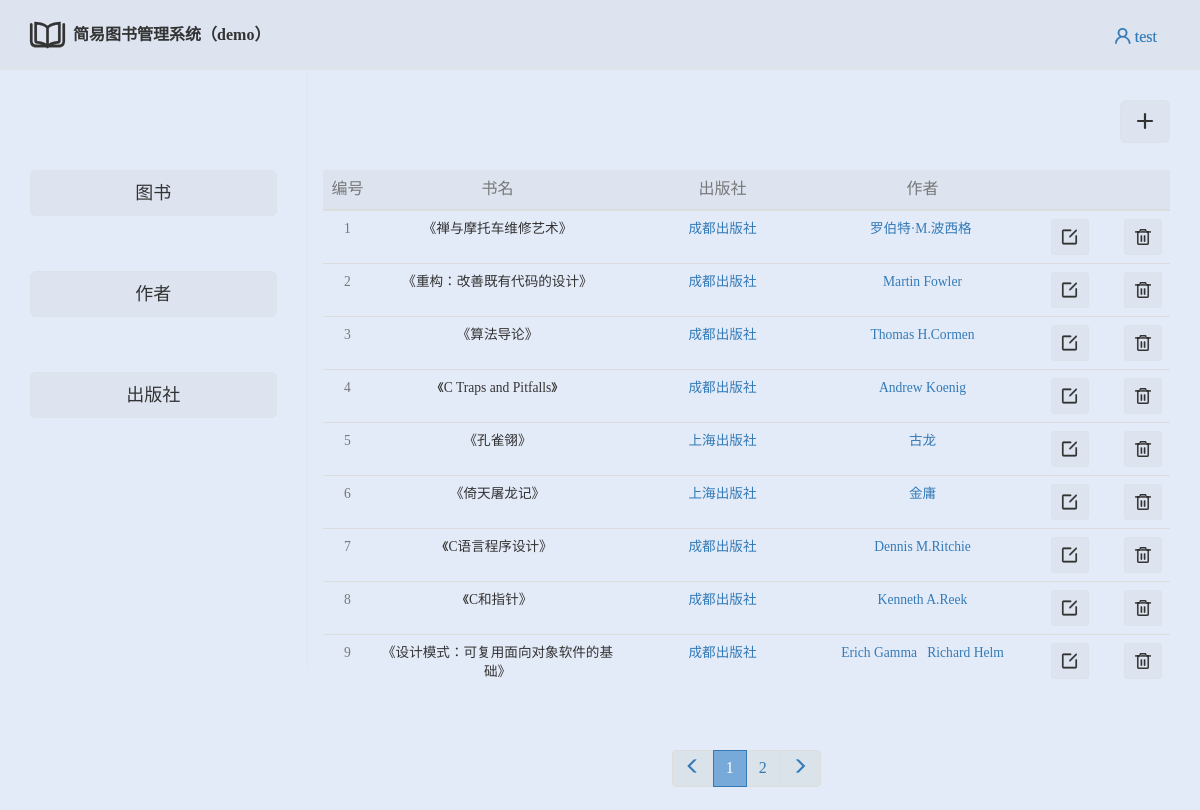
Page /app_home/home/ (signed in) on the committed database.
### app_home/models.py (models this page shows)
class Book(models.Model):
    b_id = models.AutoField(primary_key=True)
    book_name = models.CharField(max_length=20, unique=True)  # 书名不重复
    pub = models.ForeignKey(to='Publish', to_field='p_id',on_delete=models.CASCADE)
    auth = models.ManyToManyField(to='Author')

class Publish(models.Model):
    p_id = models.AutoField(primary_key=True)
    pub_name = models.CharField(max_length=20)

class Author(models.Model):
    a_id = models.AutoField(primary_key=True)
    auth_name = models.CharField(max_length=20)

### app_home/views.py (the view)
    def wrapper(*args, **kwargs):
        if args[0].user.is_anonymous:
            return redirect('/app_auth/login/')
        return func(*args, **kwargs)

### app_home/pagination.py (called while the page is built)
    @property
    def start(self):
        return (self.current_page - 1) * self.per_page

    @property
    def end(self):
        return self.current_page * self.per_page

### app_home/views.py (called while the page is built, shortened)
def auth(func):
    def wrapper(*args, **kwargs):
        if args[0].user.is_anonymous:
            return redirect('/app_auth/login/')
        return func(*args, **kwargs)
    return wrapper

def get_set_ip(request):
    global request_ip
    request_ip = re.findall(r'\'[\w/]+/', str(request))
    request_ip = request_ip[0][1:-1]

@auth
def home(request):
    get_set_ip(request)  # 获取当前IP
    usr = request.user.username  # 用户名
    all_count = Book.objects.all().count()
    query_params = request.GET.copy()
    query_params._mutable = True
    pager = Pagination(
        current_page=request.GET.get('page'),
        all_count=all_count,
        base_url=request.path_info,
        query_params=query_params,
        per_page=per_page_count + 1,
    )
    book_list = Book.objects.all().order_by('-pk')[pager.start:pager.end]
    form = AddFormBook()
    pub_obj = Publish.objects.all()  # 所有出版社，添加新书时用
    auth_obj = Author.objects.all()  # 所有作者，添加新书时用
    return render(request, "home/home.html", locals())

### templates/home/home.html (shortened to what this page needs)
{% extends 'base2.html' %}
{% block db_book %}
    <div class="book-head">
    <span class="btn btn-info btn-lg pull-right iconfont" data-toggle="modal" data-target=".modal-book">&#xe6a1;
    </span>
    </div>
    <table class="table table-hover">
        <thead>
        <tr class=" text-muted" align="center" style="background-color: rgba(0,0,0,0.03)!important;">
            <th width="50" style="text-align: center">编号</th>
            <th width="250" style="text-align: center">书名</th>
            <th width="200" style="text-align: center">出版社</th>
            <th width="200" style="text-align: center">作者</th>
            <th></th>
        </tr>
        </thead>
        <tbody>
        {% for book in book_list %}
            <tr height="50" align="center">
                <td class="text-muted small">{{ forloop.counter }}</td>
                <td class="small">{{ book.book_name }}</td>
                <td class="small">
                    <a href="/app_home/{{ book.pub_id }}/pub_info/">{{ book.pub.pub_name }}</a>
                </td>
                <td class="small">{% for auth in book.auth.all %}
                    &nbsp;<a href="/app_home/{{ auth.pk }}/auth_info/">{{ auth.auth_name }}</a>&nbsp;
                {% endfor %}
                </td>
                <td>
                    <a href="/app_home/{{ book.pk }}/delete_book" class="btn btn-info btn-sm pull-right iconfont">&#xe88a;</a>
                    <span class="btn btn-info btn-sm pull-left iconfont" style="margin-left: 20px" data-toggle="modal"
                          data-target="#modal{{ book.pk }}">&#xe606;</span>
                </td>
            </tr>
        {% endfor %}
        </tbody>
    </table>
    <div class="page-nav">
        <nav>
            <ul class="pagination">
                {{ pager.page_html|safe }}
            </ul>
        </nav>
    </div>
{% endblock %}

### templates/base2.html (shortened to what this page needs)
{% extends 'base.html' %}
{% block btn %}
    <div class="pull-right dropdown">
        <span class="pull-right btn btn-link usr iconfont" id="usr-logout" data-toggle="dropdown"
              aria-haspopup="true" aria-expanded="false">&#xe62a; {{ usr }}</span>
    </div>
{% endblock %}
{% block con %}
    <div class="container">
        <div class="row">
            <div class="col-md-3 body-left">
                <ul>
                    <a class="btn btn-block btn-info btn-lg pull-left" href="/app_home/home/">图书</a>
                    <a class="btn btn-block btn-info btn-lg pull-left" href="/app_home/author/">作者</a>
                    <a class="btn btn-block btn-info btn-lg pull-left" href="/app_home/publish/">出版社</a>
                </ul>
            </div>
            <div class="col-md-9 body-right">
                {% block db_book %}
                {% endblock %}
            </div>
        </div>
    </div>
{% endblock %}

### static/auth/login.css (style rules this page uses)
body { font: 14px/1.5 Helvetica Neue,Helvetica,Arial,Microsoft Yahei,Hiragino Sans GB,Heiti SC,WenQuanYi Micro Hei,sans-serif; }
.btn, .btn:hover { transition: 0.5s all; }

### static/auth/header.css (style rules this page uses)
.usr { margin-top: 18px; }
a,a:hover { text-decoration:None; }

### static/home/home.css (style rules this page uses)
.book-head { width: 100%; height: 100px; }
.book-head span { margin-top: 30px; }
.body-left { padding-top: 50px; height: 600px; border-right: 1px solid #E6E5E6; padding-right: 30px; }
.body-left a { color: white; margin: 50px 0; }
.body-right { height: 100%; }
.page-nav { width: 500px; text-align: center; position: absolute; bottom: -100px; left: 50%; margin-left: -250px; }

### rows in the picture
Book: book_name "《禅与摩托车维修艺术》", pub.pub_name "成都出版社"
Author: auth_name "罗伯特·M.波西格"
Book: book_name "《重构：改善既有代码的设计》", pub.pub_name "成都出版社"
Author: auth_name "Martin Fowler"
Book: book_name "《算法导论》", pub.pub_name "成都出版社"
Author: auth_name "Thomas H.Cormen"
Book: book_name "《C Traps and Pitfalls》", pub.pub_name "成都出版社"
Author: auth_name "Andrew Koenig"
Book: book_name "《孔雀翎》", pub.pub_name "上海出版社"
Author: auth_name "古龙"
Book: book_name "《倚天屠龙记》", pub.pub_name "上海出版社"
Author: auth_name "金庸"
Book: book_name "《C语言程序设计》", pub.pub_name "成都出版社"
Author: auth_name "Dennis M.Ritchie"
Book: book_name "《C和指针》", pub.pub_name "成都出版社"
Author: auth_name "Kenneth A.Reek"
Book: book_name "《设计模式：可复用面向对象软件的基础》", pub.pub_name "成都出版社"
Author: auth_name "Erich Gamma"
Author: auth_name "Richard Helm"

### other values in the picture
{{ usr }} "test"
{{ pager.page_html|safe }} "1 2"
